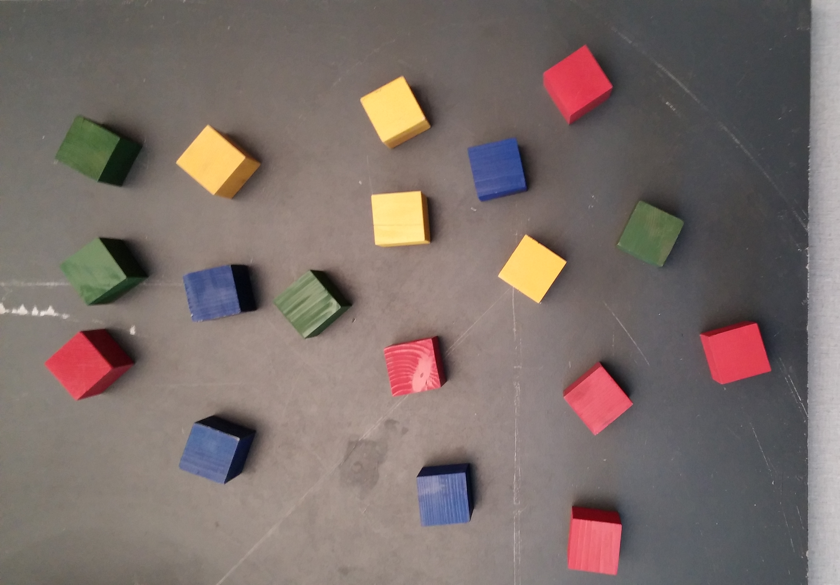
%> input picture mep_old/cubes_done/Image_01.png, 840 x 585 px
$ octave cubes_pascal.m   (GNU Octave 9; MATLAB toolbox functions it lacks are replaced by stand-ins)
%> lines starting %> are read from the running program, lines starting %| are printed output that depends on the picture; in (x1, y1, x2, y2) boxes, pixels count from 0 and x2, y2 are one past the last pixel; in counts of white or black regions, pixels touching at a corner belong together; the program's own positions count from 1
close all; clear all; clc;

i = 1;
Image = imread('Image_01.png');
%> Image is the input picture: size 585x840x3 uint8; mean R, G, B 122.9, 110.3, 106.2
ImageYCbCr = rgb2ycbcr(Image);
%> ImageYCbCr: size 585x840x3 uint8; mean of channels 1, 2, 3 113.6, 124.3, 133.8

Img_Y  = ImageYCbCr(:,:,1);
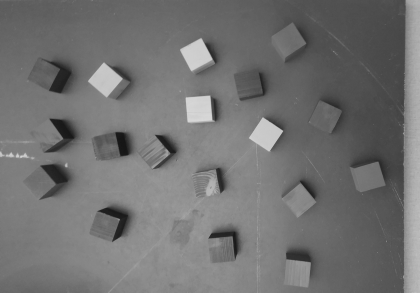
%> Img_Y: size 585x840 uint8 (shown at 1/2 size); min 20, max 217, mean 113.6
Img_Cb = ImageYCbCr(:,:,2);
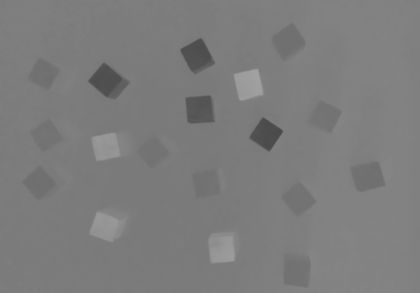
%> Img_Cb: size 585x840 uint8 (shown at 1/2 size); min 73, max 162, mean 124.3
Img_Cr = ImageYCbCr(:,:,3);
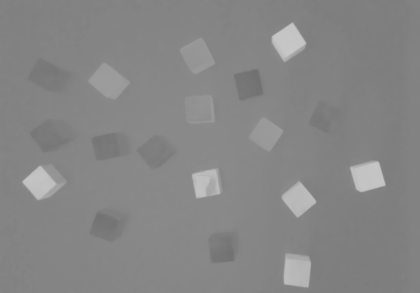
%> Img_Cr: size 585x840 uint8 (shown at 1/2 size); min 111, max 200, mean 133.8

%imshow(Image,[]); imtool(Img_Cb); imtool(Img_Cr);

Thr_Red    = [115 , 185];  %[Cb,Cr]
Thr_Green  = [115 , 126];
Thr_Blue   = [150 , 120];
Thr_Yellow = [83  , 150];

Limit_Red    = 20;
Limit_Green  = 8;
Limit_Blue   = 15;
Limit_Yellow = 20;

% Locate items
Index_Red    = (double(Img_Cb)-Thr_Red(1)).^2    + (double(Img_Cr)-Thr_Red(2)).^2    < Limit_Red.^2;
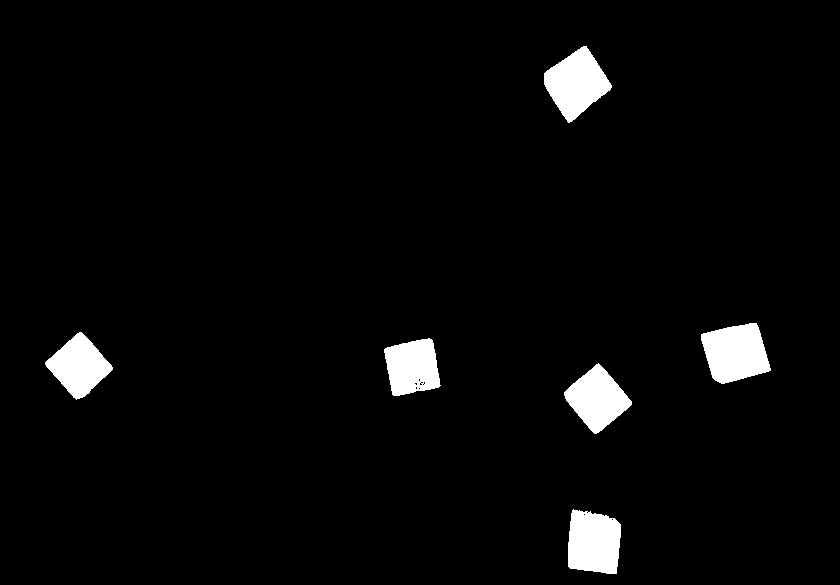
%> Index_Red: size 585x840 logical; 3.4% white; 6 white regions, box (x1, y1, x2, y2) and area: (701, 323, 771, 384) 3070, (544, 46, 612, 123) 3012, (568, 509, 621, 574) 2903, (564, 363, 632, 434) 2667, (45, 332, 113, 400) 2528, (384, 338, 441, 396) 2474
Index_Green  = (double(Img_Cb)-Thr_Green(1)).^2  + (double(Img_Cr)-Thr_Green(2)).^2  < Limit_Green.^2;
%> Index_Green: size 585x840 logical; 2.2% white; 14 white regions (10 under 20 px), largest, box (x1, y1, x2, y2) and area: (273, 270, 342, 339) 2751, (615, 200, 683, 266) 2733, (55, 114, 121, 183) 2707, (59, 237, 128, 306) 2676
Index_Blue   = (double(Img_Cb)-Thr_Blue(1)).^2   + (double(Img_Cr)-Thr_Blue(2)).^2   < Limit_Blue.^2;
%> Index_Blue: size 585x840 logical; 2.2% white; 4 white regions, box (x1, y1, x2, y2) and area: (417, 466, 470, 526) 2834, (468, 138, 527, 201) 2806, (180, 423, 251, 483) 2763, (183, 266, 241, 321) 2453
Index_Yellow = (double(Img_Cb)-Thr_Yellow(1)).^2 + (double(Img_Cr)-Thr_Yellow(2)).^2 < Limit_Yellow.^2;
%> Index_Yellow: size 585x840 logical; 2.3% white; 4 white regions, box (x1, y1, x2, y2) and area: (177, 126, 257, 197) 3217, (361, 77, 429, 147) 2864, (371, 191, 429, 247) 2727, (499, 235, 566, 303) 2539


% open and close
size_open  = 10;
size_close = ceil(size_open*1.2);
Index_Red    = imopen(Index_Red,    strel('disk', size_open));       Index_Red    = imclose(Index_Red,   strel('disk', size_close));
Index_Green  = imopen(Index_Green,  strel('disk', size_open));       Index_Green  = imclose(Index_Green, strel('disk', size_close));
Index_Blue   = imopen(Index_Blue,   strel('disk', size_open));       Index_Blue   = imclose(Index_Blue,  strel('disk', size_close));
%> after `Index_Blue = imopen(Index_Blue, strel('disk', size_open))`:
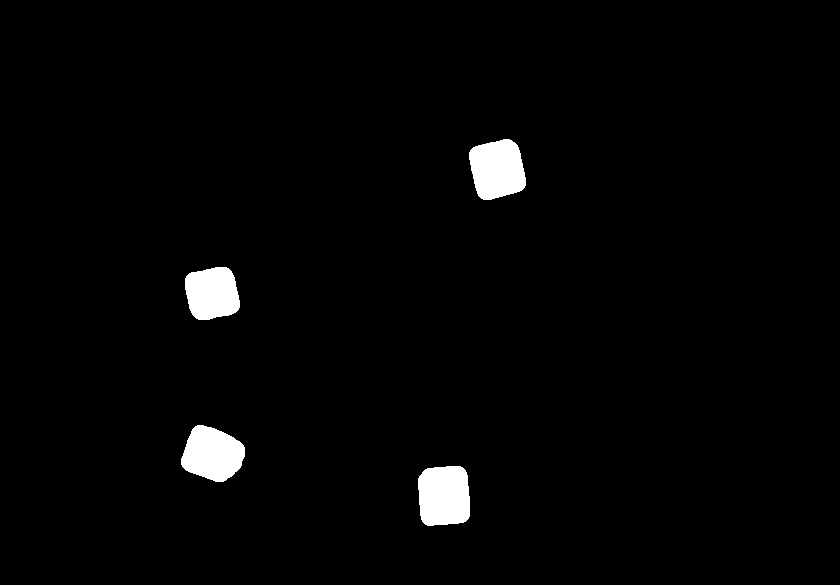
%> Index_Blue: size 585x840 logical; 2.1% white; 4 white regions, box (x1, y1, x2, y2) and area: (418, 466, 470, 526) 2788, (469, 139, 526, 200) 2712, (181, 425, 245, 482) 2624, (185, 267, 240, 320) 2367
Index_Yellow = imopen(Index_Yellow, strel('disk', size_open));       Index_Yellow = imopen(Index_Yellow, strel('disk', size_close));
%> after `Index_Yellow = imopen(Index_Yellow, strel('disk', size_close))`:
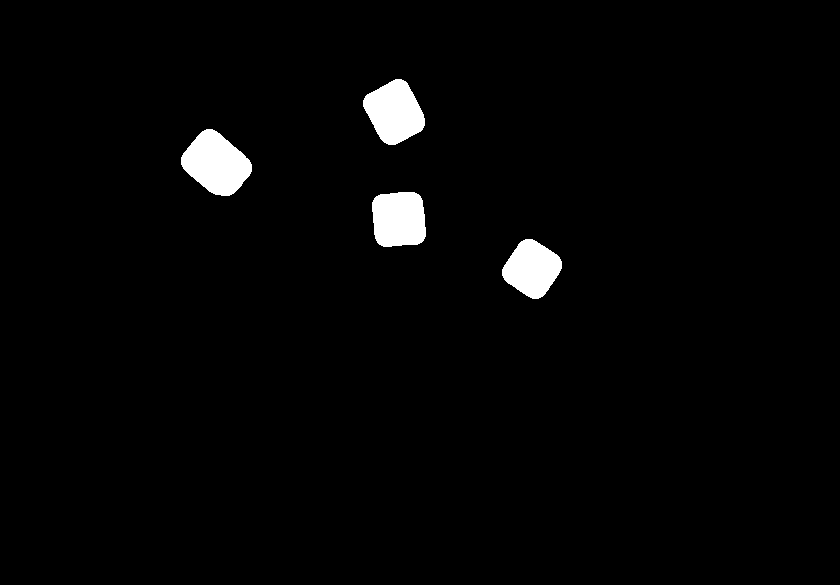
%> Index_Yellow: size 585x840 logical; 2.2% white; 4 white regions, box (x1, y1, x2, y2) and area: (181, 129, 252, 196) 3092, (363, 79, 425, 145) 2762, (372, 192, 426, 247) 2617, (502, 239, 562, 299) 2407


figure(i);
subplot(2,3,1); imshow(Image, []);      title('All');

Prop = regionprops(Index_Red,'Centroid');
%> Prop = 6 regions; Centroid: [79.7 366.8], [411.8 366], [576.8 83.9], [597.7 399.6], [594.7 543.9], [736 353.6]
for Ind=1:numel(Prop)
    Cent=Prop(Ind).Centroid;
    X=Cent(1);Y=Cent(2);
    line([X-10 X+10],[Y Y]);
    line([X X],[Y-10 Y+10]);
    text(X,Y-40,sprintf('red'));
end
%> this loop made 6 passes
%> (X, Y) on passes 1 to 6: (79.66, 366.8), (411.8, 366), (576.8, 83.94), (597.7, 399.6), (594.7, 543.9), (736, 353.6)
Prop = regionprops(Index_Green,'Centroid');
%> Prop = 4 regions; Centroid: [87.6 148.9], [93.8 271.5], [308.5 305.8], [650.3 233.5]
for Ind=1:numel(Prop)
    Cent=Prop(Ind).Centroid;
    X=Cent(1);Y=Cent(2);
    line([X-10 X+10],[Y Y]);
    line([X X],[Y-10 Y+10]);
    text(X,Y-40,sprintf('green'));
end
%> this loop made 4 passes
%> (X, Y) on passes 1 to 4: (87.63, 148.9), (93.78, 271.5), (308.5, 305.8), (650.3, 233.5)
Prop = regionprops(Index_Blue,'Centroid');
%> Prop = 4 regions; Centroid: [213.1 454.7], [212.7 294], [444.7 496.5], [497.9 169.9]
for Ind=1:numel(Prop)
    Cent=Prop(Ind).Centroid;
    X=Cent(1);Y=Cent(2);
    line([X-10 X+10],[Y Y]);
    line([X X],[Y-10 Y+10]);
    text(X,Y-40,sprintf('blue'));
end
%> this loop made 4 passes
Prop = regionprops(Index_Yellow,'Centroid');
%> Prop = 4 regions; Centroid: [216.8 164.2], [395.1 112.8], [399.5 219.9], [532.7 269.4]
for Ind=1:numel(Prop)
    Cent=Prop(Ind).Centroid;
    X=Cent(1);Y=Cent(2);
    line([X-10 X+10],[Y Y]);
    line([X X],[Y-10 Y+10]);
    text(X,Y-40,sprintf('yellow'));
end
%> this loop made 4 passes


subplot(2,3,2); imshow(Index_Red);      title('Red');
subplot(2,3,3); imshow(Index_Green);    title('Green');
subplot(2,3,4); imshow(Index_Blue);     title('Blue');
subplot(2,3,5); imshow(Index_Yellow);   title('Yellow');
%> after `title('Yellow')`:
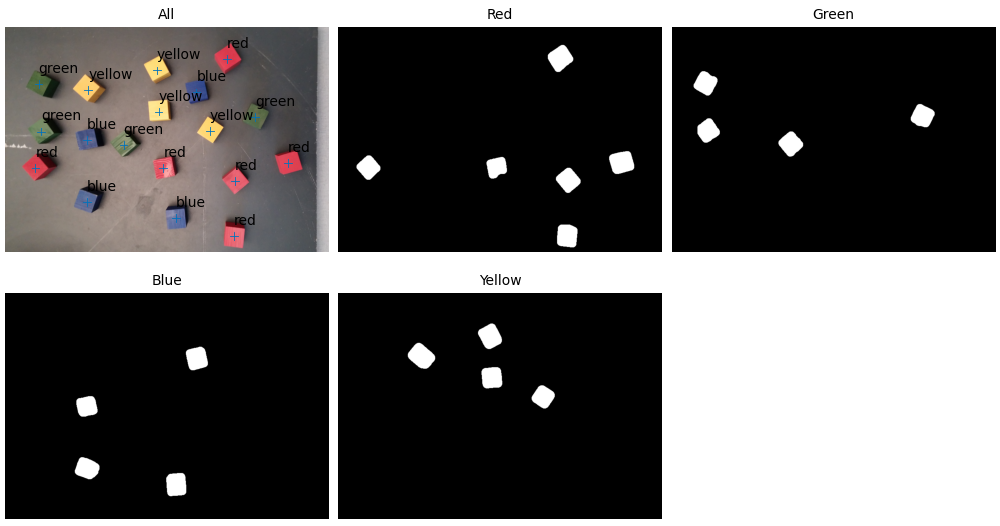
%> figure redrawn from the program's plot data, 5 panels

$ run again, with mep_old/cubes_done/Image_02.png copied over mep_old/cubes_done/Image_01.png
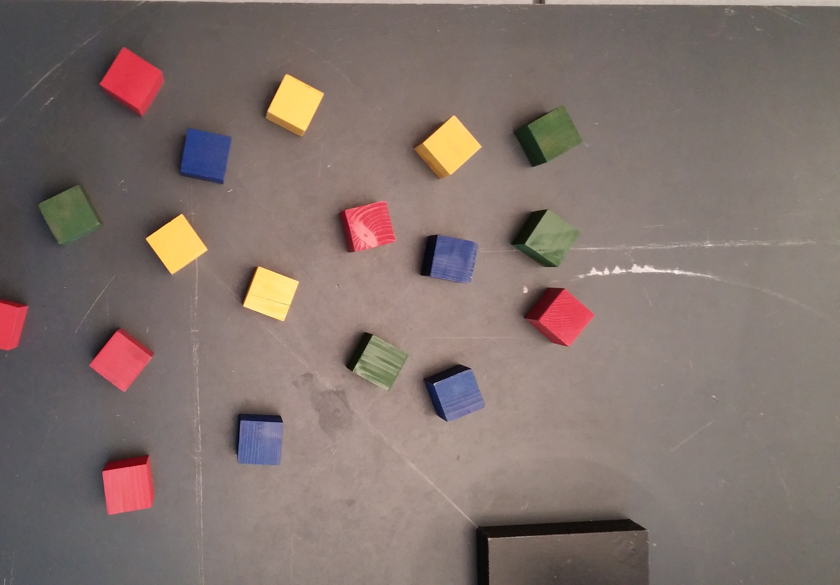
%> input picture mep_old/cubes_done/Image_02.png, 840 x 585 px
%> Image is the input picture: size 585x840x3 uint8; mean R, G, B 129.4, 114.2, 108.9
%> ImageYCbCr: size 585x840x3 uint8; mean of channels 1, 2, 3 117.4, 123.4, 135
%> `Index_Red    = (double(Img_Cb)-Thr_Red(1)).^2    + (double(Img_Cr)-Thr..`:
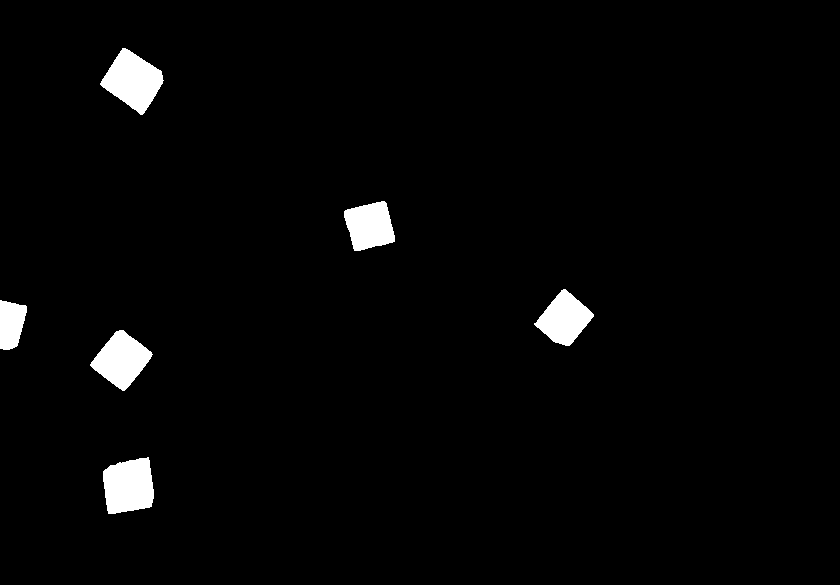
%> Index_Red: size 585x840 logical; 2.4% white; 6 white regions, box (x1, y1, x2, y2) and area: (100, 48, 164, 115) 2435, (103, 457, 154, 514) 2344, (90, 330, 153, 391) 2148, (534, 289, 594, 346) 1922, (344, 201, 395, 251) 1861, (0, 300, 27, 350) 1050
%> `Index_Yellow = imopen(Index_Yellow, strel('disk', size_close))`:
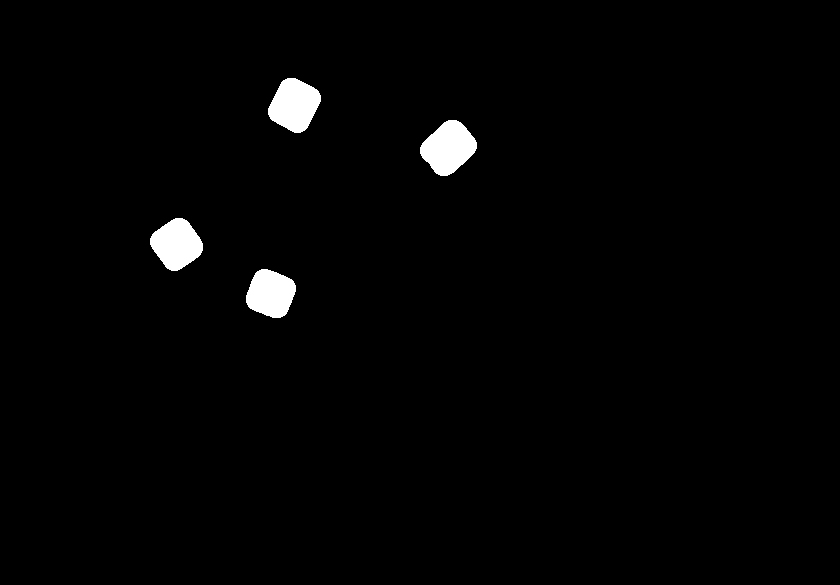
%> Index_Yellow: size 585x840 logical; 1.6% white; 4 white regions, box (x1, y1, x2, y2) and area: (420, 120, 477, 176) 2104, (268, 78, 321, 133) 2021, (150, 218, 203, 271) 1909, (246, 269, 296, 318) 1815
%> `Prop = regionprops(Index_Red,'Centroid');`: Prop = 6 regions; Centroid: [11.4 325], [122.2 360.5], [133.8 81.3], [129.2 486.8], [370.2 226.6], [565 319.6]
%> the loop `for Ind=1:numel(Prop)` made 6 passes
%> (X, Y) on passes 1 to 6: (11.36, 325), (122.2, 360.5), (133.8, 81.28), (129.2, 486.8), (370.2, 226.6), (565, 319.6)
%> `Prop = regionprops(Index_Green,'Centroid');`: Prop = 4 regions; Centroid: [70.8 214.2], [380.6 363.3], [552.4 240.5], [555.7 134.3]
%> the loop `for Ind=1:numel(Prop)` made 4 passes
%> `Prop = regionprops(Index_Blue,'Centroid');`: Prop = 4 regions; Centroid: [206 156.1], [260 441.1], [454.1 259.9], [457.1 396.6]
%> the loop `for Ind=1:numel(Prop)` made 4 passes
%> `Prop = regionprops(Index_Yellow,'Centroid');`: Prop = 4 regions; Centroid: [177.2 244.8], [271.3 294.2], [295 105.7], [449.1 148.4]
%> the loop `for Ind=1:numel(Prop)` made 4 passes

$ run again, with mep_old/cubes_done/Image_03.png copied over mep_old/cubes_done/Image_01.png
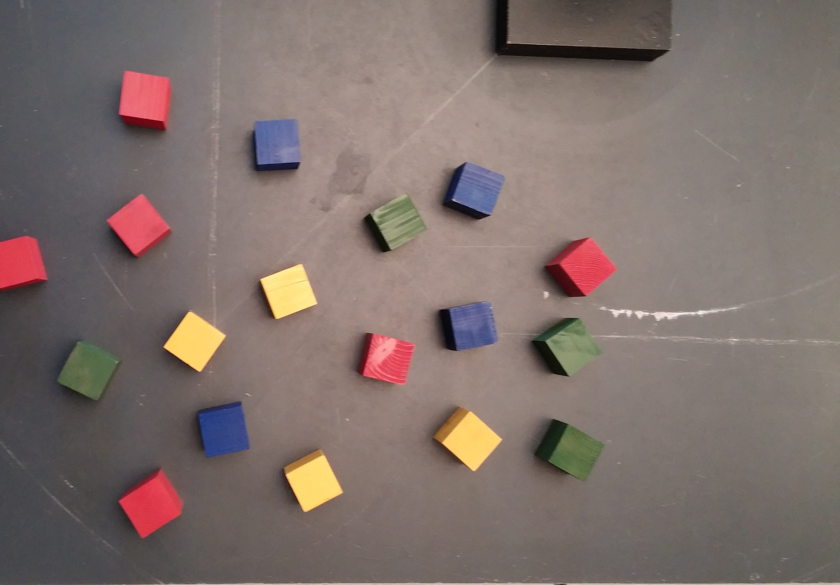
%> input picture mep_old/cubes_done/Image_03.png, 840 x 585 px
%> Image is the input picture: size 585x840x3 uint8; mean R, G, B 126.8, 112.4, 107.7
%> ImageYCbCr: size 585x840x3 uint8; mean of channels 1, 2, 3 115.8, 123.8, 134.7
%> `Index_Red    = (double(Img_Cb)-Thr_Red(1)).^2    + (double(Img_Cr)-Thr..`:
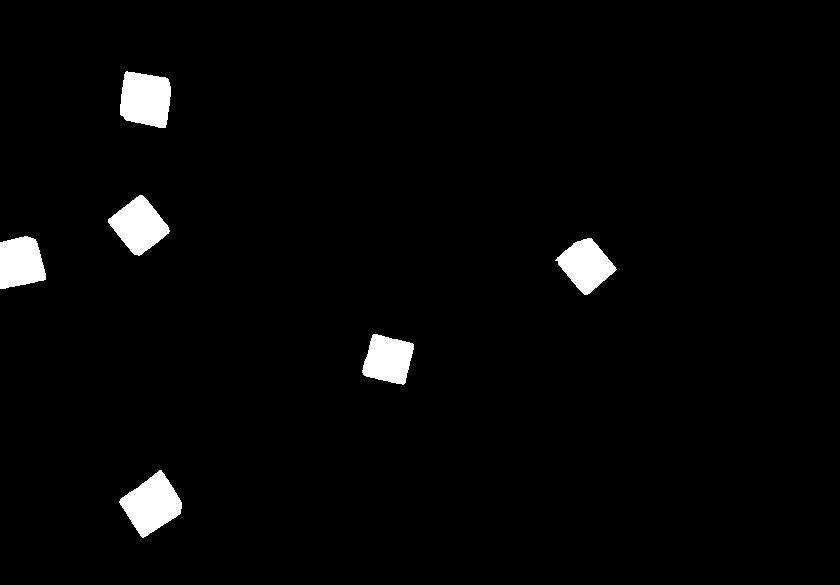
%> Index_Red: size 585x840 logical; 2.6% white; 6 white regions, box (x1, y1, x2, y2) and area: (119, 470, 182, 538) 2439, (120, 71, 171, 128) 2363, (108, 195, 170, 256) 2145, (555, 238, 617, 295) 1985, (0, 236, 46, 289) 1951, (362, 334, 414, 385) 1898
%> `Index_Yellow = imopen(Index_Yellow, strel('disk', size_close))`:
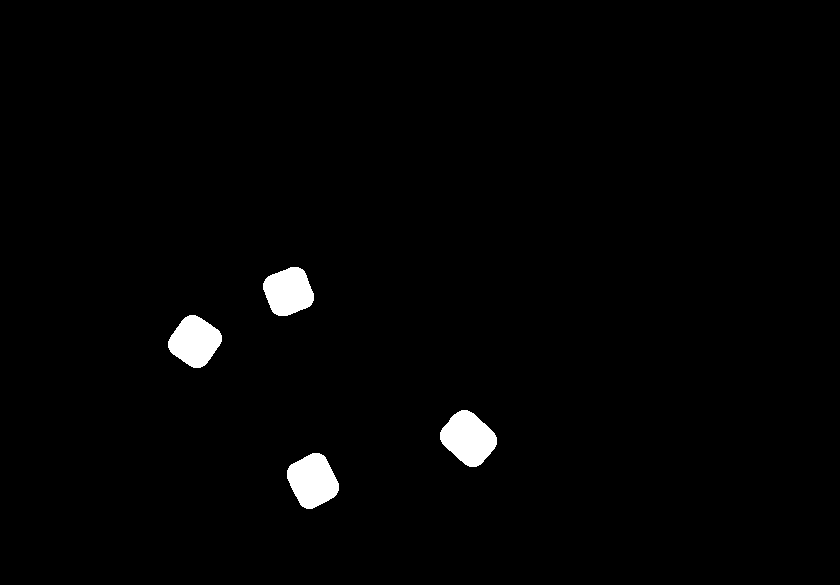
%> Index_Yellow: size 585x840 logical; 1.6% white; 4 white regions, box (x1, y1, x2, y2) and area: (440, 410, 497, 467) 2153, (287, 453, 339, 509) 2044, (168, 315, 222, 368) 1936, (263, 267, 314, 316) 1854
%> `Prop = regionprops(Index_Red,'Centroid');`: Prop = 6 regions; Centroid: [20.7 263.2], [139.9 226.2], [146.2 99.9], [152.8 505.1], [388.7 360.1], [586.5 265.7]
%> the loop `for Ind=1:numel(Prop)` made 6 passes
%> (X, Y) on passes 1 to 6: (20.73, 263.2), (139.9, 226.2), (146.2, 99.86), (152.8, 505.1), (388.7, 360.1), (586.5, 265.7)
%> `Prop = regionprops(Index_Green,'Centroid');`: Prop = 4 regions; Centroid: [88.8 373.2], [399.3 222.1], [574.4 347.6], [577.1 453.7]
%> the loop `for Ind=1:numel(Prop)` made 4 passes
%> `Prop = regionprops(Index_Blue,'Centroid');`: Prop = 4 regions; Centroid: [224.3 430.8], [277.3 145.1], [476.3 188.4], [473.5 326.5]
%> the loop `for Ind=1:numel(Prop)` made 4 passes
%> `Prop = regionprops(Index_Yellow,'Centroid');`: Prop = 4 regions; Centroid: [195.4 342], [289.1 292.2], [313.4 481.4], [469.1 439]
%> the loop `for Ind=1:numel(Prop)` made 4 passes
